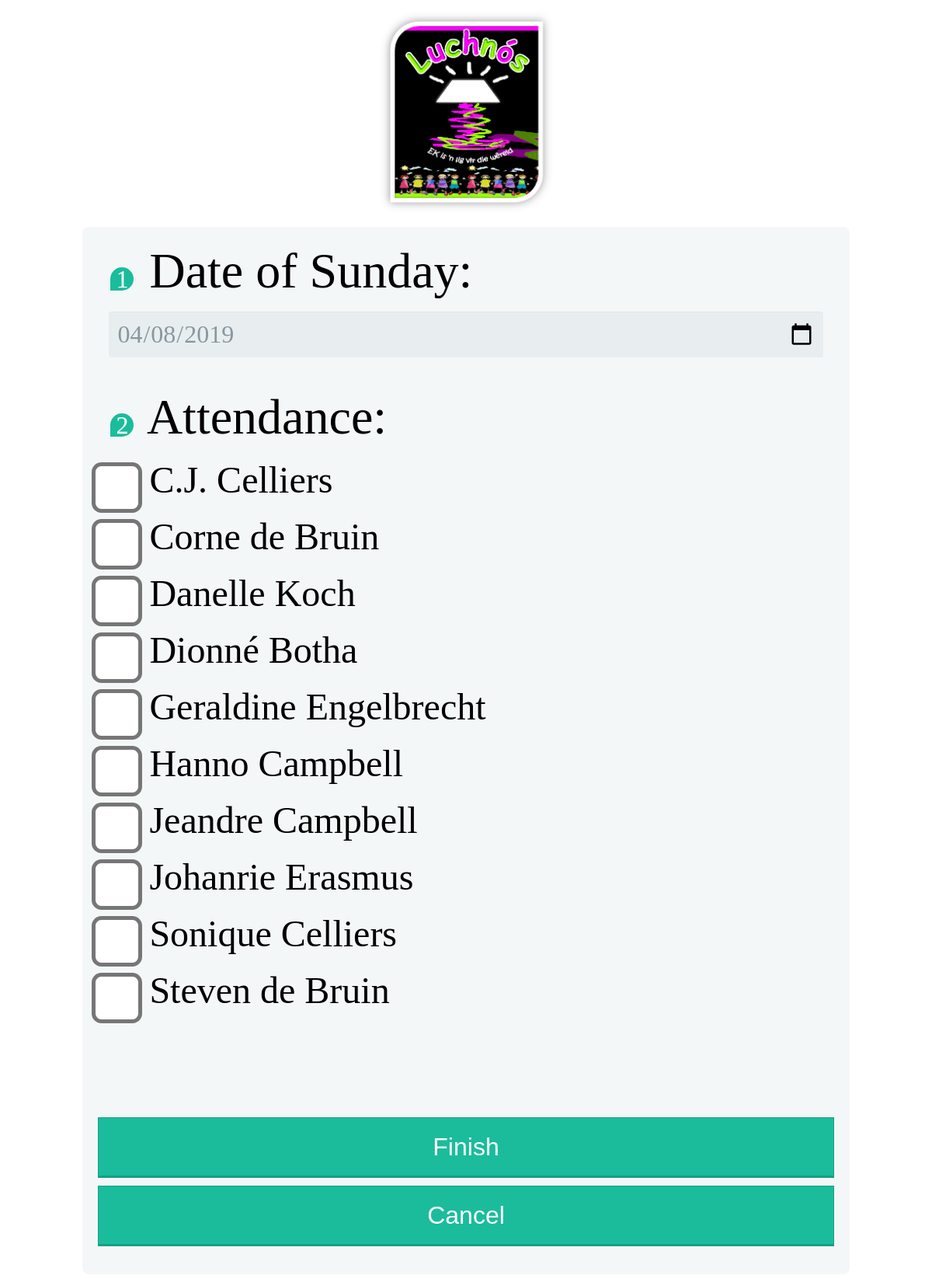
Screenshot of /register.php (signed in) with the database file from the repository.
### tables this page shows
CREATE TABLE student ( 
	id INTEGER NOT NULL PRIMARY KEY AUTOINCREMENT,
	name TEXT NOT NULL,
	surname TEXT NOT NULL,
	birthday date,
	age INTEGER,
	houseaddress TEXT,
	mom TEXT,
	momnum TEXT,
	dad TEXT,
	dadnum TEXT,
	churchsms TEXT,
	active BIT,
    class_id INTEGER, email TEXT, school TEXT);

### register.php (the view, shortened to what this page needs)
<html>
<head>
    <link rel="stylesheet" href="main.css">
</head>
<body>
    <div style="text-align: center"><img alt="Logo" src="Pictures/Logo2.png" width="250px" /></div>
    <div class="form-style-5">
        <form method="POST">
            <fieldset>
                <legend><span class="number">1</span> Date of Sunday:</legend>
                <input type="date" value="<?php echo date('Y-m-d'); ?>" name="classdate" />
            </fieldset>
            <fieldset>
                <legend><span class="number">2</span> Attendance:</legend>
                <?php
                $classid = $_SESSION['class_id'];
                include_once('db_open.php');
                $sql = "SELECT id,name,surname FROM student WHERE class_id = $classid and active != 0 ORDER BY name;";
                $result = $conn->query($sql);
                foreach ($result as $row) {
                    echo '<input type="checkbox" value="' . $row['id'] . '" name="attended[' . $row['id'] . ']"><span class="checkboxtext"> ' . $row['name'] . ' ' . $row['surname'] . "</span><br>";
                    echo '<br>';
                }
                ?>
            </fieldset>
            <br><br><br><br><br><br>
            <input type="submit" value="Finish" /> <input type="button" value="Cancel" onclick='window.location = "menu.php";' />
        </form>
    </div>
</body>
</html>

### main.css (style rules this page uses)
.form-style-5 { max-width: 80%; padding: 10px 20px; background: #f4f7f8; margin: 10px auto; padding: 20px; background: #f4f7f8; border-radius: 8px; font-family: Georgia, "Times New Roman", Times, serif; }
.form-style-5 fieldset { border: none; }
.form-style-5 legend { font-size: 4rem; margin-bottom: 10px; }
.form-style-5 input[type=checkbox] { -ms-transform: scale(5); -moz-transform: scale(5); -webkit-transform: scale(5); -o-transform: scale(5); padding: 20px; }
.form-style-5 .checkboxtext { font-size: 3rem; display: inline; padding: 20px; }
.form-style-5 input[type="text"], .form-style-5 input[type="date"], .form-style-5 input[type="week"], .form-style-5 input[type="datetime"], .form-style-5 input[type="email"], .form-style-5 input[type="number"], .form-style-5 input[type="search"], .form-style-5 input[type="time"], .form-style-5 input[type="password"], .form-style-5 input[type="url"], .form-style-5 textarea, .form-style-5 select { font-family: Georgia, "Times New Roman", Times, serif; background: rgba(255,255,255,.1); border: none; border-radius: 4px; font-size: 2rem; margin: 0; outline: 0; padding: 10px; width: 100%; box-sizing: border-box; -webkit-box-sizing: border-box; -moz-box-sizing: border-box; background-color: #e8eeef; color:#8a97a0; -webkit-box-shadow: 0 1px 0 rgba(0,0,0,0.03) inset; box-shadow: 0 1px 0 rgba(0,0,0,0.03) inset; margin-bottom: 30px; }
.form-style-5 .number { background: #1abc9c; color: #fff; height: 30px; width: 30px; display: inline-block; font-size: 2rem; margin-right: 4px; line-height: 30px; text-align: center; text-shadow: 0 1px 0 rgba(255,255,255,0.2); border-radius: 15px 15px 15px 0px; }
.form-style-5 input[type="submit"], .form-style-5 input[type="button"] { position: relative; display: block; padding: 19px 39px 18px 39px; color: #FFF; margin: 0 auto; background: #1abc9c; font-size: 2rem; text-align: center; font-style: normal; width: 100%; border: 1px solid #16a085; border-width: 1px 1px 3px; margin-bottom: 10px; }

### rows the page displays
student: name "C.J.", surname "Celliers"
student: name "Corne", surname "de Bruin"
student: name "Danelle", surname "Koch"
student: name "Dionné", surname "Botha"
student: name "Geraldine", surname "Engelbrecht"
student: name "Hanno", surname "Campbell"
student: name "Jeandre", surname "Campbell"
student: name "Johanrie", surname "Erasmus"
student: name "Sonique", surname "Celliers"
student: name "Steven", surname "de Bruin"
